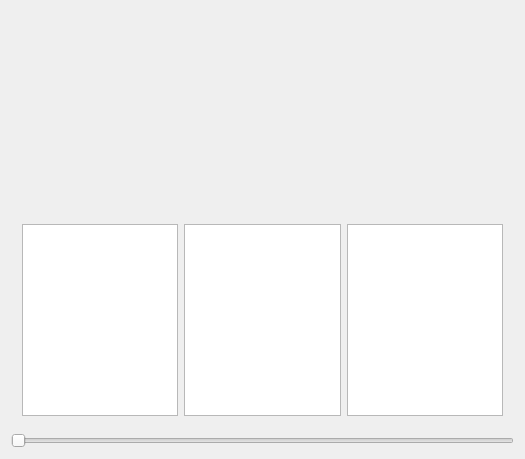
<?xml version="1.0" encoding="UTF-8"?>
<ui version="4.0">
 <class>QtTestLedMainDialog</class>
 <widget class="QDialog" name="QtTestLedMainDialog">
  <property name="geometry">
   <rect>
    <x>0</x>
    <y>0</y>
    <width>525</width>
    <height>459</height>
   </rect>
  </property>
  <property name="windowTitle">
   <string>TestLed</string>
  </property>
  <layout class="QGridLayout" name="gridLayout">
   <item row="0" column="0" colspan="3">
    <widget class="QWidget" name="widget_led" native="true">
     <layout class="QHBoxLayout" name="horizontalLayout">
      <item>
       <widget class="ribi::QtLedWidget" name="led_left" native="true"/>
      </item>
      <item>
       <widget class="ribi::QtLedWidget" name="led_mid" native="true"/>
      </item>
      <item>
       <widget class="ribi::QtLedWidget" name="led_right" native="true"/>
      </item>
     </layout>
    </widget>
   </item>
   <item row="2" column="0" colspan="3">
    <widget class="QSlider" name="slider">
     <property name="orientation">
      <enum>Qt::Horizontal</enum>
     </property>
    </widget>
   </item>
   <item row="1" column="0" colspan="3">
    <widget class="QWidget" name="widget_text" native="true">
     <property name="sizePolicy">
      <sizepolicy hsizetype="Preferred" vsizetype="Maximum">
       <horstretch>0</horstretch>
       <verstretch>0</verstretch>
      </sizepolicy>
     </property>
     <layout class="QHBoxLayout" name="horizontalLayout_2">
      <item>
       <widget class="QPlainTextEdit" name="text_left">
        <property name="readOnly">
         <bool>true</bool>
        </property>
       </widget>
      </item>
      <item>
       <widget class="QPlainTextEdit" name="text_mid">
        <property name="readOnly">
         <bool>true</bool>
        </property>
       </widget>
      </item>
      <item>
       <widget class="QPlainTextEdit" name="text_right">
        <property name="readOnly">
         <bool>true</bool>
        </property>
       </widget>
      </item>
     </layout>
    </widget>
   </item>
  </layout>
 </widget>
 <layoutdefault spacing="6" margin="11"/>
 <customwidgets>
  <customwidget>
   <class>ribi::QtLedWidget</class>
   <extends>QWidget</extends>
   <header>qtledwidget.h</header>
   <container>1</container>
  </customwidget>
 </customwidgets>
 <resources/>
 <connections/>
</ui>
